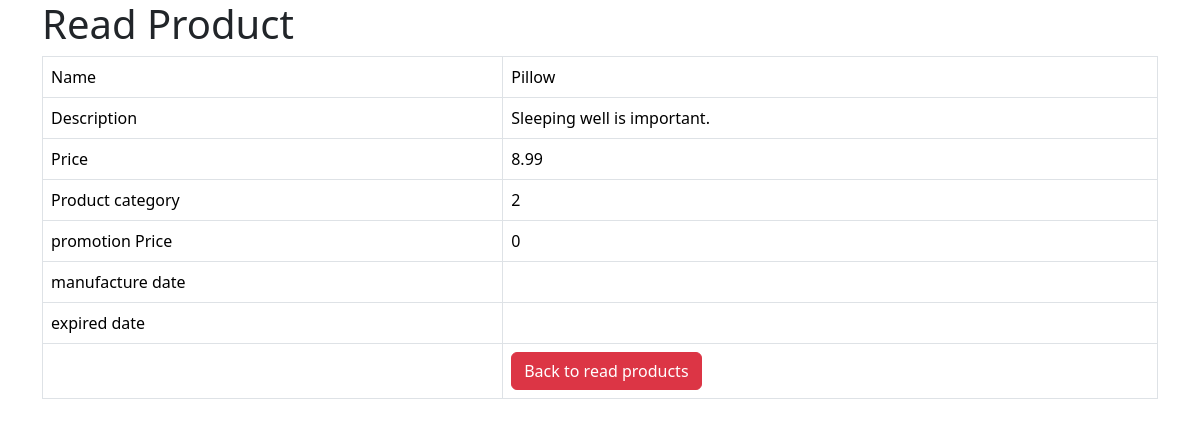
Screenshot of /product_details.php?id=8 with the database file from the repository.
### tables this page shows
CREATE TABLE IF NOT EXISTS `products` (
  `id` int(11) NOT NULL AUTO_INCREMENT,
  `name` varchar(128) NOT NULL,
  `description` text NOT NULL,
  `product_cat` int(11) NOT NULL,
  `price` double NOT NULL,
  `promotion_price` double NOT NULL,
  `manufacture_date` date DEFAULT NULL,
  `expired_date` date DEFAULT NULL,
  PRIMARY KEY (`id`)
);

### product_details.php (the view, shortened to what this page needs)
<!DOCTYPE HTML>
<html>
<head>
    <link href="https://cdn.jsdelivr.net/npm/bootstrap@5.3.3/dist/css/bootstrap.min.css" rel="stylesheet">
</head>
<body>
    <div class="container">
        <div class="page-header">
            <h1>Read Product</h1>
        </div>
        <?php
$id=isset($_GET['id']) ? $_GET['id'] : die('ERROR: Record ID not found.');
include 'config/database.php';
try {
    $query = "SELECT * FROM products WHERE id = ? LIMIT 0,1";
    $stmt = $con->prepare( $query );
    $stmt->bindParam(1, $id);
    $stmt->execute();
    $row = $stmt->fetch(PDO::FETCH_ASSOC);
    $name = $row['name'];
    $description = $row['description'];
    $price = $row['price'];
    $product_cat = $row['product_cat'];
    $promotion_price = $row['promotion_price'];
    $manufacture_date = $row['manufacture_date'];
    $expired_date = $row['expired_date'];
}
catch(PDOException $exception){
    die('ERROR: ' . $exception->getMessage());
}
?>
<table class='table table-hover table-responsive table-bordered'>
    <tr>
        <td>Name</td>
        <td><?php echo $name;  ?></td>
    </tr>
    <tr>
        <td>Description</td>
        <td><?php echo $description;  ?></td>
    </tr>
    <tr>
        <td>Price</td>
        <td><?php echo $price;  ?></td>
    </tr>
    <tr>
        <td>Product category</td>
        <td><?php echo $product_cat;  ?></td>
    </tr>
    <tr>
        <td>promotion Price</td>
        <td><?php echo $promotion_price;  ?></td>
    </tr>
    <tr>
        <td>manufacture date</td>
        <td><?php echo $manufacture_date;  ?></td>
    </tr>
    <tr>
        <td>expired date</td>
        <td><?php echo $expired_date;  ?></td>
    </tr>
    <tr>
        <td></td>
        <td>
            <a href='product_listing.php' class='btn btn-danger'>Back to read products</a>
        </td>
    </tr>
</table>
    </div>
</body>
</html>

### rows the page displays
products: name "Pillow", description "Sleeping well is important.", price "8.99", product_cat "2", promotion_price "0"
